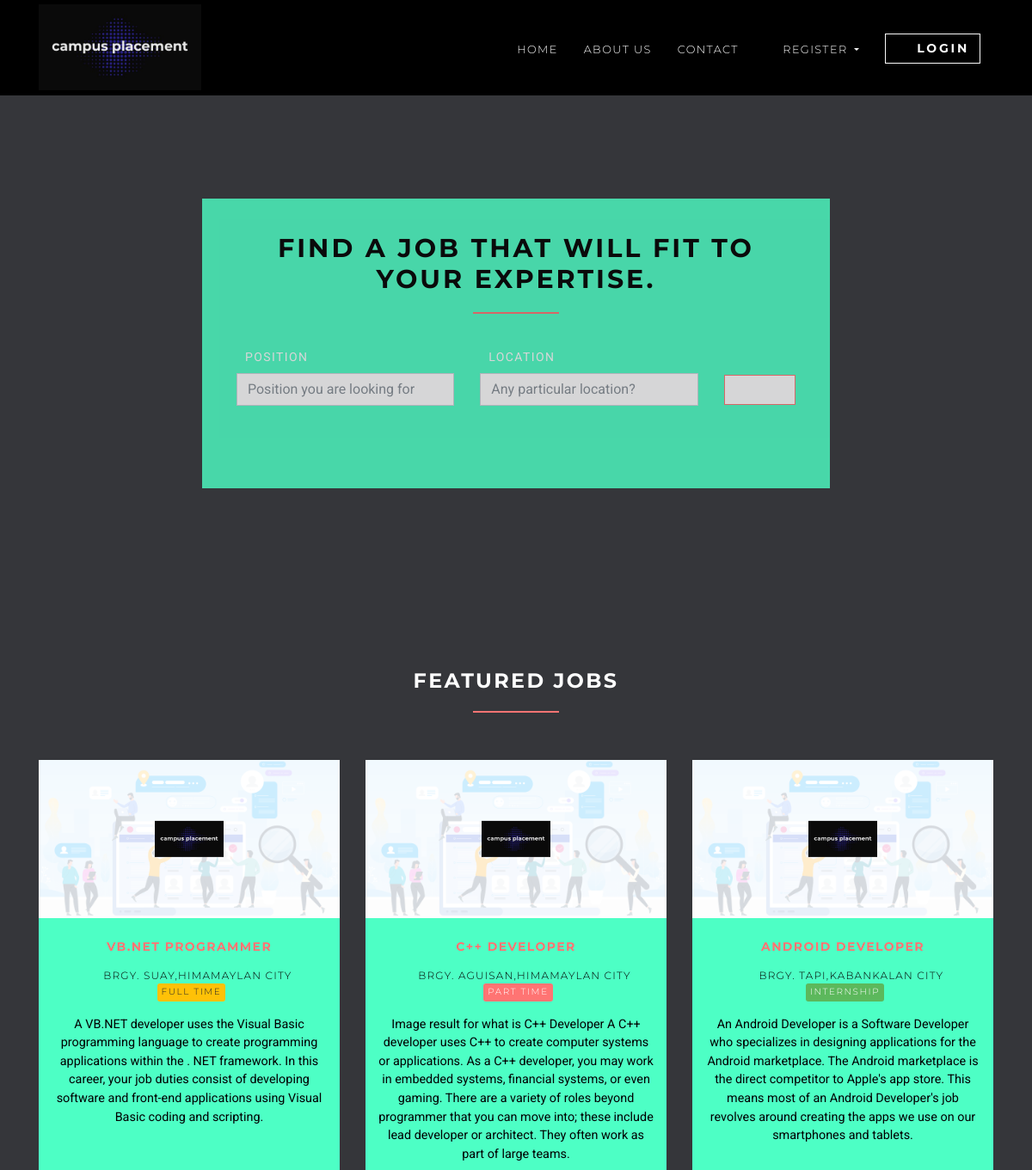
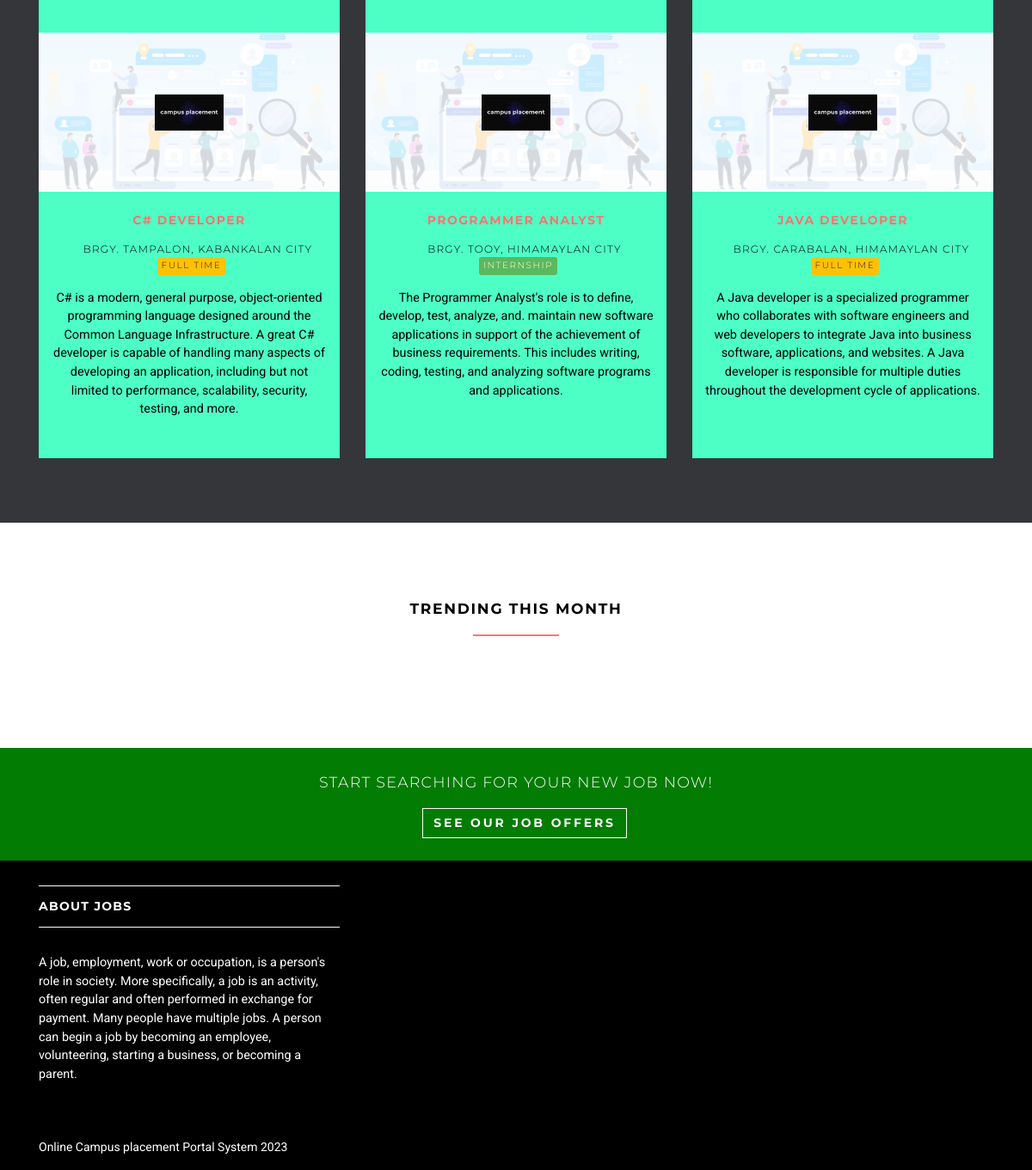
The page / on the database its author committed (2 pictures, top to bottom).
### jobsapp/models.py (models this page shows, shortened)
class Job(models.Model):
    user = models.ForeignKey(User, on_delete=models.CASCADE)
    title = models.CharField(max_length=300)
    description = models.TextField()
    location = models.CharField(max_length=150)
    type = models.CharField(choices=JOB_TYPE, max_length=10)
    category = models.CharField(max_length=100)
    last_date = models.DateTimeField()
    company_name = models.CharField(max_length=100)
    company_description = models.CharField(max_length=300)
    website = models.CharField(max_length=100, default="")
    created_at = models.DateTimeField(default=timezone.now)
    filled = models.BooleanField(default=False)

### jobsapp/views/home.py (the view)
# urls.py: path('', HomeView.as_view(), name='home'),
class HomeView(ListView):
    model = Job
    template_name = 'home.html'
    context_object_name = 'jobs'
    def get_queryset(self):
        return self.model.objects.all()[:6]
    def get_context_data(self, **kwargs):
        context = super().get_context_data(**kwargs)
        context['trendings'] = self.model.objects.filter(created_at__month=timezone.now().month)[:3]
        return context

### templates/home.html (shortened to what this page needs)
{% extends 'base.html' %}
{% load static %}
{% block content %}
    <section class="job-form-section job-form-section-" style="background: #35363A;">
        <div class="container">
            <div class="row">
                <div class="col-lg-8 mx-auto">
                    <div class="job-form-box" style="background-color: rgb(77, 255, 197); opacity: 0.8;">
                        <h2 class="heading" style="color: black">Find a job that will
                           fit to your expertise.
                        </h2>
                        <form id="job-main-form" method="get" action="{% url 'jobs:searh' %}" class="job-main-form">
                            <div class="controls" style="color: white;">
                                <div class="row align-items-center">
                                    <div class="col-md-5">
                                        <div class="form-group">
                                            <label for="profession">Position</label>
                                            <input type="text" id="profession" name="position"
                                                   placeholder="Position you are looking for" class="form-control" style="color: black">
                                        </div>
                                    </div>
                                    <div class="col-md-5">
                                        <div class="form-group">
                                            <label for="location">Location</label>
                                            <input type="text" id="location" name="location"
                                                   placeholder="Any particular location?" class="form-control">
                                        </div>
                                    </div>
                                    <div class="col-md-2">
                                        <button type="submit"
                                                class="btn btn-outline-white-primary job-main-form__button">
                                            <i class="fa fa-search"></i>
                                        </button>
                                    </div>
                                </div>
                            </div>
                        </form>
                    </div>
                </div>
            </div>
        </div>
    </section>
    <section class="bg-success" style="background: #35363A;">
        <div class="container">
            <h3 class="heading" style="color:white;">Featured jobs</h3>
            <div class="row featured align-items-stretch">
                {% for job in jobs %}
                    <div class="col-lg-4 mb-5 mb-lg-0">
                        <div class="box-image-text bg-visible full-height">
                            <div class="top">
                                <a href="#">
                                    <div class="image">
                                    </div>
                                    <div class="logo">
                                        <img src="{% static 'img/copyimg.jpeg' %}" alt="" style="max-width: 80px;">
                                    </div>
                                </a>
                            </div>
                            <div class="content">
                                <h5><a href="{% url 'jobs:jobs-detail' job.id %}">{{ job.title }}</a></h5>
                                <p class="featured__details"><i class="fa fa-map-marker job__location"></i>
                                    {{ job.location }}
                                    {% if job.type == '1' %}
                                        <span class="badge featured-badge badge-warning">Full time</span>
                                    {% elif job.type == '2' %}
                                        <span class="badge featured-badge badge-primary">Part time</span>
                                    {% else %}
                                        <span style="color: #ffffff;" class="badge featured-badge badge-success">Internship</span>
                                    {% endif %}
                                </p>
                                <p>{{ job.description }}</p>
                            </div>
                        </div>
                    </div>
                {% endfor %}
            </div>
        </div>
    </section>
    <section >
        <div class="container">
            <h4 class="heading">Trending this month</h4>
        </div>
    </section>
    <section style="background: #35363A; padding: 26px;" class="section-divider ">
        <div class="overlay"></div>
        <div class="container">
            <div class="row">
                <div class="col-lg-12 text-center">
                    <p>Start searching for your new job now! </p>
                    <p><a href="{% url 'jobs:jobs' %}" class="btn btn-outline-light">See our job offers </a></p>
                </div>
            </div>
        </div>
    </section>
{% endblock %}

### templates/base.html (shortened to what this page needs)
{% load static %}
<!DOCTYPE html>
<html>
<head>
    <link rel="stylesheet"
          href="{% static 'vendor/bootstrap/css/bootstrap.min.css' %}">
    <link rel="stylesheet"
          href="{% static 'vendor/font-awesome/css/font-awesome.min.css' %}">
    <link rel="stylesheet"
          href="{% static 'vendor/owl.carousel/assets/owl.carousel.css' %}">
    <link rel="stylesheet"
          href="{% static 'vendor/owl.carousel/assets/owl.theme.default.css' %}">
    <link rel="stylesheet" href="{% static 'css/style.default.css' %}"
          id="theme-stylesheet">
    <link rel="stylesheet" href="{% static 'css/custom.css' %}">
</head>
<body>
<header class="header">
    <nav class="navbar navbar-expand-lg bg-dark">
        <div class="container">
            <a href="/" class="navbar-brand">
                <img src="{% static 'img/copyimg.jpeg' %}" alt="logo" class="d-none d-lg-block" style="height: 100px;">
            </a>
            <div id="navbarSupportedContent" class="collapse navbar-collapse">
                <ul class="navbar-nav ml-auto">
                    <li class="nav-item active">
                        <a href="/" class="nav-link">Home <span class="sr-only">(current)</span></a>
                    </li>
                    <li class="nav-item">
                        <a href="#" class="nav-link">About Us</a>
                    </li>
                    <li class="nav-item">
                        <a href="#" class="nav-link">Contact</a>
                    </li>
                    {% if request.user.is_authenticated and request.user.role == 'employer' %}
                        <li class="nav-item dropdown">
                            <a id="clientZone" href="#" data-toggle="dropdown"
                               aria-haspopup="true" aria-expanded="false"
                               class="nav-link dropdown-toggle has-img mb-3 mb-lg-0 mt-3 mt-lg-0">
                                <div class="client-menu-image">
                                    <div class="inner">
                                        <!-- <img src="{% static 'img/copyimg.jpeg' %}"
                                             alt="company image"
                                             class="img-fluid"> -->
                                    </div>
                                </div>
                                {% if request.user.role == 'employee' %}
                                    {{ request.user.first_name }} {{ request.user.last_name }}
                                {% else %}
                                    {{ request.user.first_name }}
                                {% endif %}
                            </a>
                            <div aria-labelledby="clientZone" class="dropdown-menu">
                                <a href="{% url 'jobs:employer-dashboard' %}" class="dropdown-item">Dashboard</a>
                                <a href="{% url 'jobs:employer-all-applicants' %}" class="dropdown-item">Applicants </a>
                                <a href="{% url 'jobs:employer-jobs-create' %}" class="dropdown-item">Post a new
                                    job </a>
                                <a href="{% url 'accounts:logout' %}" class="dropdown-item">Logout</a>
                            </div>
                        </li>
                    {% else %}
                        <li class="nav-item dropdown">
                            <a id="pages" href="#" data-toggle="dropdown" aria-haspopup="true" aria-expanded="false"
                               class="nav-link dropdown-toggle"><i class="fa fa-signing"></i>Register
                            </a>
                        </li>
                        <li class="nav-item" style="color: #fff">
                            <a href="{% url 'accounts:login' %}" class="btn navbar-btn btn-outline-light mb-5 mb-lg-0">
                                <i class="fa fa-sign-in"></i>Login
                            </a>
                        </li>
                    {% endif %}
                </ul>
            </div>
        </div>
    </nav>
</header>
<div>
    {% block content %} {% endblock %}
</div>
<footer class="footer" style="background-color: black; color: white; ">
    <div class="footer__block"style="background-color: black; color: white; padding-block: 29px; padding-bottom: 0px;     ">
        <div class="container"style="background-color: black; color: white;">
            <div class="row"style="background-color: black; color: white;">
                <div class="col-lg-4 col-md-12 mb-5"style="background-color: black; color: white;">
                    <h4 class="h5">About Jobs</h4>
                    <p> A job, employment, work or occupation, is a person's role in society. More specifically, a job is an activity, often regular and often performed in exchange for payment. Many people have multiple jobs. A person can begin a job by becoming an employee, volunteering, starting a business, or becoming a parent. </p>
                </div>
            </div>
        </div>
    </div>
    <div class="footer__copyright">
        <div class="container">
            <div class="row">
                <div class="col-md-6 text-md-left text-center">
                    <p>Online Campus placement Portal System 2023</p>
                </div>
            </div>
        </div>
    </div>
</footer>
</body>
</html>

### rows shown on the page
Job: title "VB.NET PROGRAMMER", location "BRGY. SUAY,HIMAMAYLAN CITY", type "FULL TIME", description "A VB.NET developer uses the Visual Basic programming language to create programming applications within the . NET framework. In this career, your job duties consist of developing software and front-end applications using Visual Basic coding and scripting."
Job: title "C++ DEVELOPER", location "BRGY. AGUISAN,HIMAMAYLAN CITY", type "PART TIME", description "Image result for what is C++ Developer A C++ developer uses C++ to create computer systems or applications. As a C++ developer, you may work in embedded systems, financial systems, or even gaming. There are a variety of roles beyond programmer that you can move into; these include lead developer or architect. They often work as part of large teams."
Job: title "ANDROID DEVELOPER", location "BRGY. TAPI,KABANKALAN CITY", type "INTERNSHIP", description "An Android Developer is a Software Developer who specializes in designing applications for the Android marketplace. The Android marketplace is the direct competitor to Apple's app store. This means most of an Android Developer's job revolves around creating the apps we use on our smartphones and tablets."
Job: title "C# DEVELOPER", location "BRGY. TAMPALON, KABANKALAN CITY", type "FULL TIME", description "C# is a modern, general purpose, object-oriented programming language designed around the Common Language Infrastructure. A great C# developer is capable of handling many aspects of developing an application, including but not limited to performance, scalability, security, testing, and more."
Job: title "PROGRAMMER ANALYST", location "BRGY. TOOY, HIMAMAYLAN CITY", type "INTERNSHIP", description "The Programmer Analyst's role is to define, develop, test, analyze, and. maintain new software applications in support of the achievement of business requirements. This includes writing, coding, testing, and analyzing software programs and applications."
Job: title "JAVA DEVELOPER", location "BRGY. CARABALAN, HIMAMAYLAN CITY", type "FULL TIME", description "A Java developer is a specialized programmer who collaborates with software engineers and web developers to integrate Java into business software, applications, and websites. A Java developer is responsible for multiple duties throughout the development cycle of applications."
